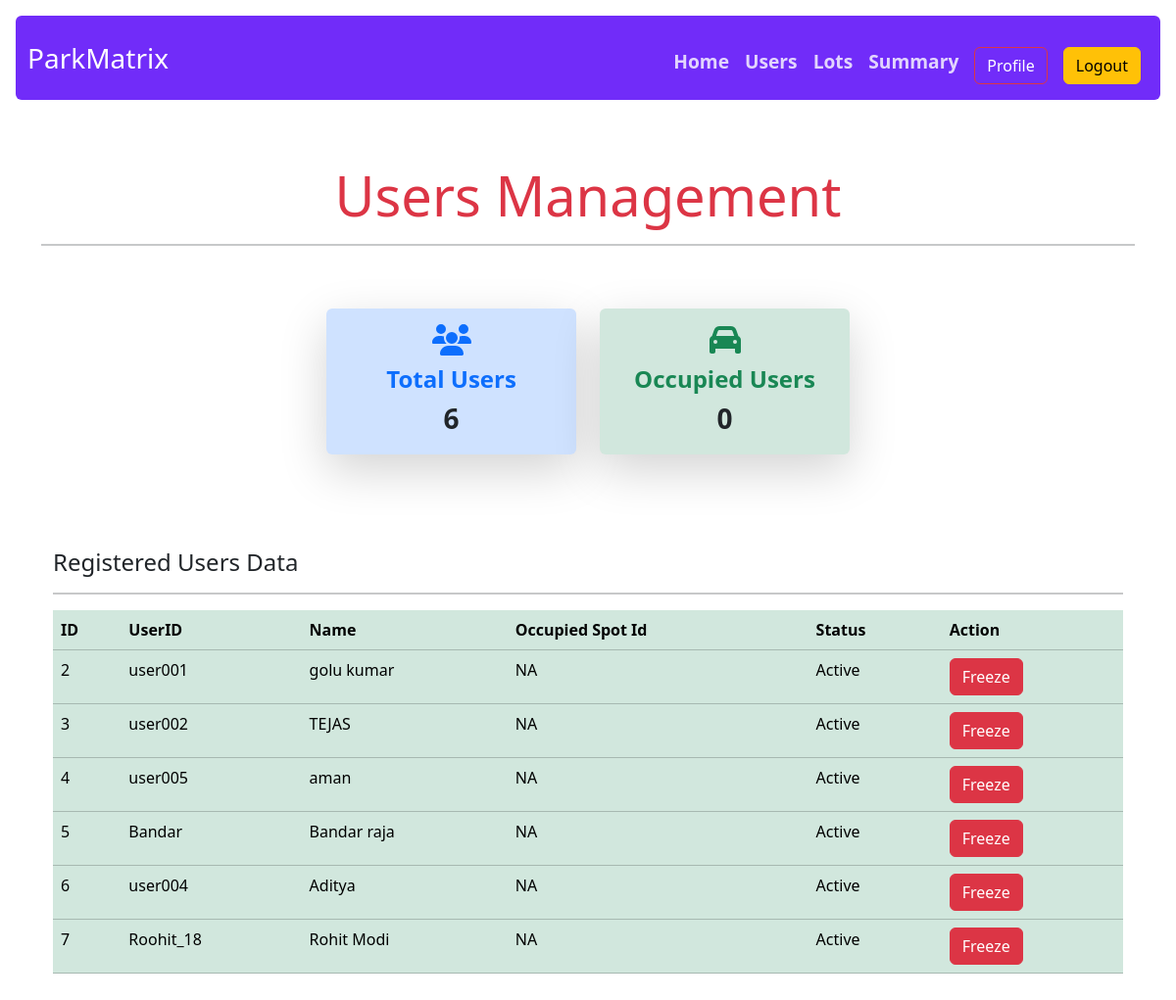
/user_list (signed in), run on an earlier commit of the app's database.
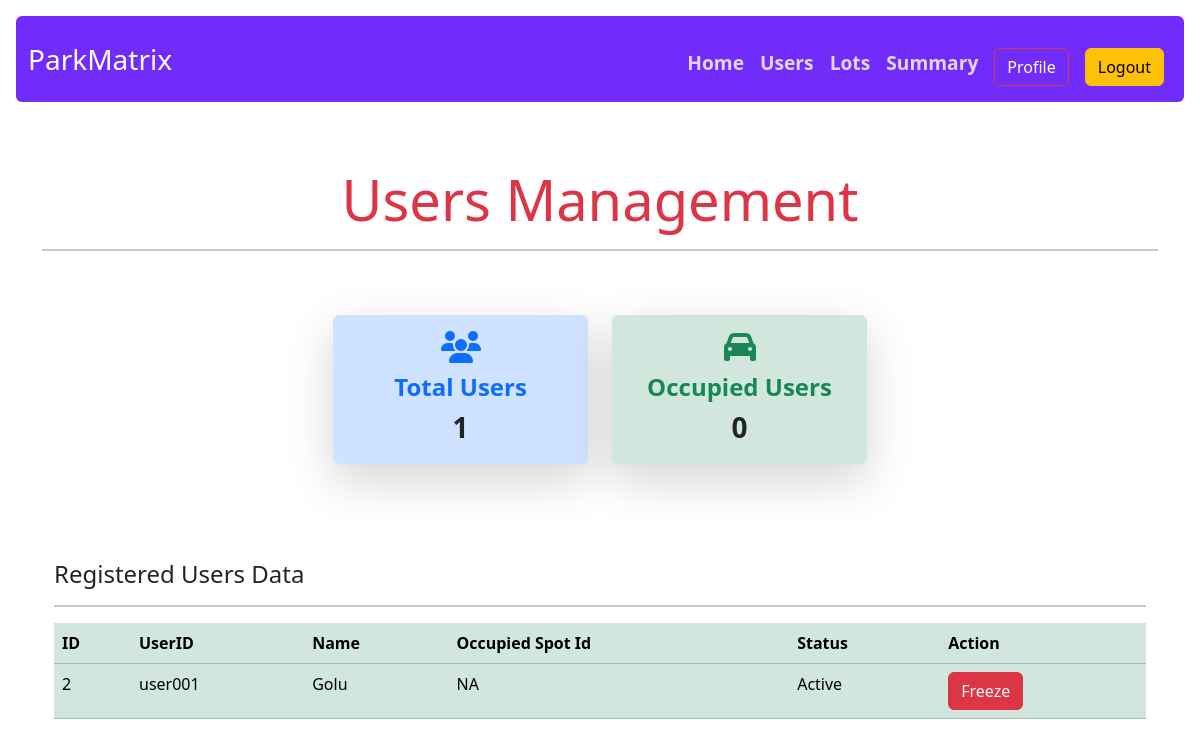
And on a later commit of the database.
### models.py (models this page shows)
class User(db.Model):
    id = db.Column(db.Integer , primary_key = True)
    username = db.Column(db.String(32) , unique = True, nullable=False)
    passhash = db.Column(db.String(256), nullable = False)
    name = db.Column(db.String(64), nullable=False)
    is_admin = db.Column(db.Boolean, nullable = False , default = False)
    is_active_user = db.Column(db.Boolean, nullable = False , default = True)
    acquired_spot = db.relationship("Bookedspot", backref="user", lazy='dynamic',cascade='all, delete-orphan')

### routes.py (the view)
@app.route('/user_list')
@admin_required
def user_list():
    all_users = User.query.all()
    user_count = User.query.filter_by(is_active_user = True, is_admin=False).count()
    bookings_count = ParkingSpot.query.filter_by(occupied_status=True).count()
    usermodel = []
    for user in all_users:
        if user.is_admin:
            continue
        current_spot_id = "NA"
        current_spot_number = "NA"
        active_booking = Bookedspot.query.filter_by(user_id=user.id, vehicle_released=False).first()
        if active_booking:
            parking_spot = ParkingSpot.query.get(active_booking.spot_id)
            current_spot_id = parking_spot.id
            current_spot_number = parking_spot.spot_number
        usermodel.append({
            'id': user.id,
            'username': user.username,
            'name': user.name,
            'spot_id': current_spot_id,
            'spot_number': current_spot_number,
            'is_active': user.is_active_user
        })
    return render_template('user_list.html', usermodel=usermodel, user_count=user_count, bookings_count=bookings_count)

### routes.py (called while the page is built)
@app.context_processor
def inject_user():
    user = None
    if 'user_id' in session:
        user = User.query.get(session['user_id'])
    return dict(user=user)

def admin_required(func):
    @wraps(func)
    def inner(*args, **kwargs):
        if 'user_id'not in session:
            flash("Please log in first.")
            return redirect(url_for('login'))
        user = User.query.get(session['user_id'])
        if not user.is_admin:
            flash("You are not an admin.")
            return redirect(url_for('user_dashboard'))
        return func(*args, **kwargs)
    return inner

### templates/user_list.html (shortened to what this page needs)
{% extends 'layout.html' %}
{% block content %}
<div class="container-lg py-5">
  <h3 class="display-4 text-center mb-2  text-danger">
    Users Management
  </h3>
  <hr class="border-2">
  <div class="container py-5 mx-auto">
    <div class="row g-4 justify-content-center">
      <div class="col-12 col-sm-6 col-md-5 col-lg-3">
        <div class="card shadow-lg border-0 bg-primary-subtle text-dark h-100 rounded-xl">
          <div class="card-body text-center p-3">
            <i class="fas fa-users fa-2x mb-2 text-primary"></i>
            <h4 class="card-title fw-semibold text-primary mb-1">Total Users</h4>
            <p class="fs-3 fw-bold mb-0">{{user_count}}</p>
          </div>
        </div>
      </div>
      <div class="col-12 col-sm-6 col-md-5 col-lg-3">
        <div class="card shadow-lg border-0 bg-success-subtle text-dark h-100 rounded-xl">
          <div class="card-body text-center p-3">
            <i class="fas fa-car fa-2x mb-2 text-success"></i>
            <h4 class="card-title fw-semibold text-success mb-1">Occupied Users</h4>
            <p class="fs-3 fw-bold mb-0">{{bookings_count}}</p>
          </div>
        </div>
      </div>
    </div>
  </div>
  <div class="container-lg">
    <h4 class="text-start dispaly-1 mb-3 mt-5 ">Registered Users Data</h4>
    <hr class="border-2">
    <table class="table table-success ">
      <thead>
        <tr>
          <th scope="col">ID</th>
          <th scope="col">UserID</th>
          <th scope="col">Name</th>
          <th scope="col">Occupied Spot Id</th>
          <th scope="col">Status</th>
          <th scope="col">Action</th>
        </tr>
      </thead>
      <tbody>
        {% for users in usermodel %}
        <tr>
          <td>{{users.id}}</td>
          <td>{{users.username}}</td>
          <td>{{users.name}}</td>
          <td>{% if users.spot_id != 0 %}
            {{users.spot_id}}
            {% endif %}
          </td>
          <td> {% if users.is_active %}
            Active
            {% else %}
            Inactive
            {% endif %}
           </td>
          <td>
            {% if users.is_active %}
            <a href="{{ url_for('deactivate_user' , uid = users.id) }}" class="btn btn-danger">Freeze</a>
            {% else %}
            <a href="{{ url_for('deactivate_user' , uid = users.id) }}" class="btn btn-warning">Activate</a>
            {% endif %}
          </td>
        </tr>
        {% endfor %}
      </tbody>
    </table>
  </div>
  {% endblock %}

### templates/layout.html (shortened to what this page needs)
<!DOCTYPE html>
<html lang="en">
<head>
    <link href="https://cdn.jsdelivr.net/npm/bootstrap@5.3.8/dist/css/bootstrap.min.css" rel="stylesheet"
>
    <link rel="stylesheet" href="https://cdnjs.cloudflare.com/ajax/libs/font-awesome/6.5.1/css/all.min.css">
</head>
<body style="margin: 0; padding: 0;">
    {% include 'navbar.html' with context %}
    {% block content %}
    {% endblock %}
</body>
</html>

### templates/navbar.html (shortened to what this page needs)
<nav class="navbar navbar-expand-lg m-3 rounded navbar-dark"
    style="position:sticky; top:0;z-index: 10;background-color: #712cf9;">
    <div class="container-fluid">
        <a class="navbar-brand text-white fs-3 bolder" href="{{ url_for('index' ) }}">ParkMatrix</a>
        <div class="collapse navbar-collapse" id="navbarNav">
            <ul class="navbar-nav text-white ms-auto mt-2">
                {% if 'user_id' in session %}
                {% if user.is_admin %}
                <li class="nav-item">
                    <a class="nav-link text-white" href="{{ url_for('admin') }}"
                        style="font-size: larger; font-weight:bold; opacity: 0.8;">Home</a>
                </li>
                <li class="nav-item">
                    <a class="nav-link text-white" href="{{ url_for('user_list' ) }}"
                        style="font-size: larger; font-weight:bold; opacity: 0.8;">Users</a>
                </li>
                <li class="nav-item">
                    <a class="nav-link text-white" href="{{ url_for('lot_list' ) }}"
                        style="font-size: larger; font-weight:bold; opacity: 0.8;">Lots</a>
                </li>
                <li class="nav-item">
                    <a class="nav-link text-white" href="#"
                        style="font-size: larger; font-weight:bold; opacity: 0.8;">Summary</a>
                </li>
                {% endif %}
                {% endif %}
            </ul>
            {% if 'user_id' in session %}
            <ul class="navbar-nav mt-2">
                <li class="nav-item">
                    <a class="nav-link mt-2" href="{{ url_for('profile') }}"><button type="button"
                            class="btn btn-outline-danger text-white m-0">Profile</button></a>
                </li>
                <li class="nav-item mt-2">
                    <a class="nav-link" href="{{ url_for('logout') }}"><button type="button"
                            class="btn btn-warning m-0">Logout</button></a>
                </li>
            </ul>
            {% endif %}
        </div>
    </div>
</nav>

What changed in the data, as far as the page shows it:
removed User: id "3", username "user002", name "TEJAS", spot_id "NA"
removed User: id "4", username "user005", name "aman", spot_id "NA"
removed User: id "5", username "Bandar", name "Bandar raja", spot_id "NA"
removed User: id "6", username "user004", name "Aditya", spot_id "NA"
removed User: id "7", username "Roohit_18", name "Rohit Modi", spot_id "NA"
changed User "user001": name "golu kumar" → "Golu"
Also different on the page:
{{ user_count }}: "6" → "1"
